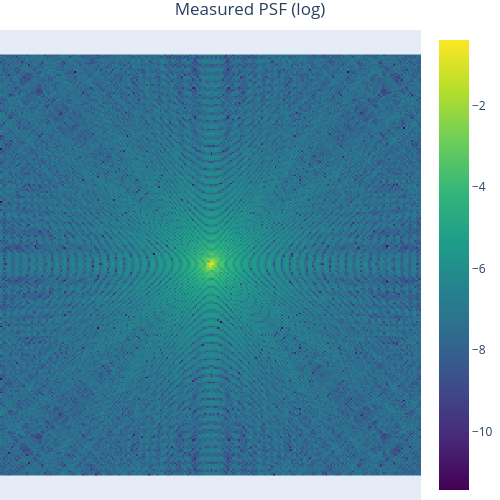
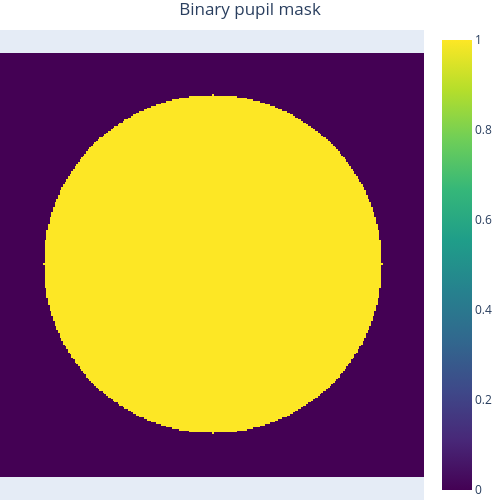
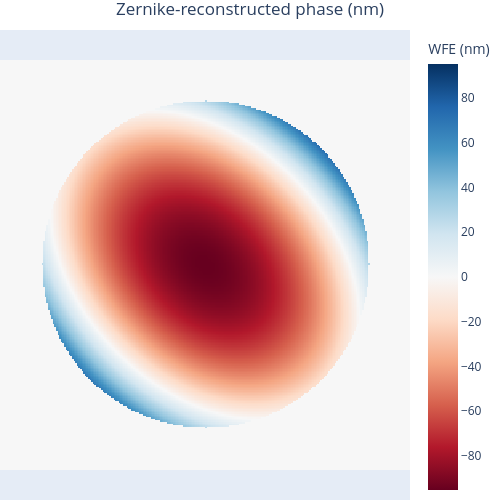
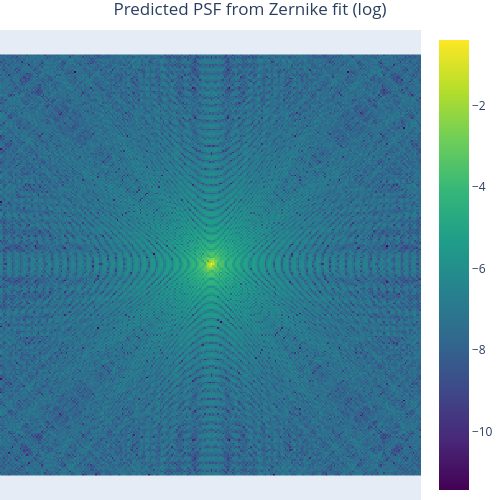

The code cell stored with these charts, in order, in its notebook:
### Markdown cell above
## Visualisation interactive (Plotly), à la demande

`psf_to_wfe(..., verbose=True)` affiche la PSF mesurée, le masque, la carte de phase (mesurée le cas échéant, et reconstruite à partir du fit Zernike) ainsi que la PSF prédite. Exemple avec la diversité de phase (la méthode la plus fidèle sur ces données).

### Code cell
_ = psf_to_wfe(
    method="phase_diversity",
    diversity_path=DATA_DIR / "psf_diversity_simu.tiff",
    defocus=275e-9,
    roi_radius=32,
    **{**COMMON, "verbose": True},
)

### Figure 1 — Plotly figure (JSON) as saved in the notebook; plotly's stock layout.template omitted (floating-point values rounded to 4 significant figures; data arrays with more than 128 entries replaced by an {"elided": "..."} marker saying what was removed)
{"data": [{"colorscale": [[0.0, "#440154"], [0.1111, "#482878"], [0.2222, "#3e4989"], [0.3333, "#31688e"], [0.4444, "#26828e"], [0.5556, "#1f9e89"], [0.6667, "#35b779"], [0.7778, "#6ece58"], [0.8889, "#b5de2b"], [1.0, "#fde725"]], "showscale": true, "type": "heatmap", "z": {"elided": "256x256 float values"}, "zmax": -0.3909, "zmin": -11.43}], "layout": {"height": 500, "margin": {"b": 0, "l": 0, "r": 0, "t": 30}, "title": {"text": "Measured PSF (log)", "x": 0.5, "xanchor": "center"}, "width": 500, "xaxis": {"constrain": "domain", "showgrid": false, "showticklabels": false, "zeroline": false}, "yaxis": {"scaleanchor": "x", "scaleratio": 1, "showgrid": false, "showticklabels": false, "zeroline": false}}}

### Figure 2 — Plotly figure (JSON) as saved in the notebook; plotly's stock layout.template omitted (floating-point values rounded to 4 significant figures; data arrays with more than 128 entries replaced by an {"elided": "..."} marker saying what was removed)
{"data": [{"colorscale": [[0.0, "#440154"], [0.1111, "#482878"], [0.2222, "#3e4989"], [0.3333, "#31688e"], [0.4444, "#26828e"], [0.5556, "#1f9e89"], [0.6667, "#35b779"], [0.7778, "#6ece58"], [0.8889, "#b5de2b"], [1.0, "#fde725"]], "showscale": true, "type": "heatmap", "z": {"elided": "256x256 float values"}}], "layout": {"height": 500, "margin": {"b": 0, "l": 0, "r": 0, "t": 30}, "title": {"text": "Binary pupil mask", "x": 0.5, "xanchor": "center"}, "width": 500, "xaxis": {"constrain": "domain", "showgrid": false, "showticklabels": false, "zeroline": false}, "yaxis": {"scaleanchor": "x", "scaleratio": 1, "showgrid": false, "showticklabels": false, "zeroline": false}}}

### Figure 3 — Plotly figure (JSON) as saved in the notebook; plotly's stock layout.template omitted (floating-point values rounded to 4 significant figures; data arrays with more than 128 entries replaced by an {"elided": "..."} marker saying what was removed)
{"data": [{"colorbar": {"title": {"text": "WFE (nm)"}}, "colorscale": [[0.0, "rgb(103,0,31)"], [0.1, "rgb(178,24,43)"], [0.2, "rgb(214,96,77)"], [0.3, "rgb(244,165,130)"], [0.4, "rgb(253,219,199)"], [0.5, "rgb(247,247,247)"], [0.6, "rgb(209,229,240)"], [0.7, "rgb(146,197,222)"], [0.8, "rgb(67,147,195)"], [0.9, "rgb(33,102,172)"], [1.0, "rgb(5,48,97)"]], "showscale": true, "type": "heatmap", "z": {"elided": "256x256 float values"}, "zmax": 95.26, "zmin": -95.26}], "layout": {"height": 500, "margin": {"b": 0, "l": 0, "r": 0, "t": 30}, "title": {"text": "Zernike-reconstructed phase (nm)", "x": 0.5, "xanchor": "center"}, "width": 500, "xaxis": {"constrain": "domain", "showgrid": false, "showticklabels": false, "zeroline": false}, "yaxis": {"scaleanchor": "x", "scaleratio": 1, "showgrid": false, "showticklabels": false, "zeroline": false}}}

### Figure 4 — Plotly figure (JSON) as saved in the notebook; plotly's stock layout.template omitted (floating-point values rounded to 4 significant figures; data arrays with more than 128 entries replaced by an {"elided": "..."} marker saying what was removed)
{"data": [{"colorscale": [[0.0, "#440154"], [0.1111, "#482878"], [0.2222, "#3e4989"], [0.3333, "#31688e"], [0.4444, "#26828e"], [0.5556, "#1f9e89"], [0.6667, "#35b779"], [0.7778, "#6ece58"], [0.8889, "#b5de2b"], [1.0, "#fde725"]], "showscale": true, "type": "heatmap", "z": {"elided": "256x256 float values"}, "zmax": -0.3909, "zmin": -11.43}], "layout": {"height": 500, "margin": {"b": 0, "l": 0, "r": 0, "t": 30}, "title": {"text": "Predicted PSF from Zernike fit (log)", "x": 0.5, "xanchor": "center"}, "width": 500, "xaxis": {"constrain": "domain", "showgrid": false, "showticklabels": false, "zeroline": false}, "yaxis": {"scaleanchor": "x", "scaleratio": 1, "showgrid": false, "showticklabels": false, "zeroline": false}}}
